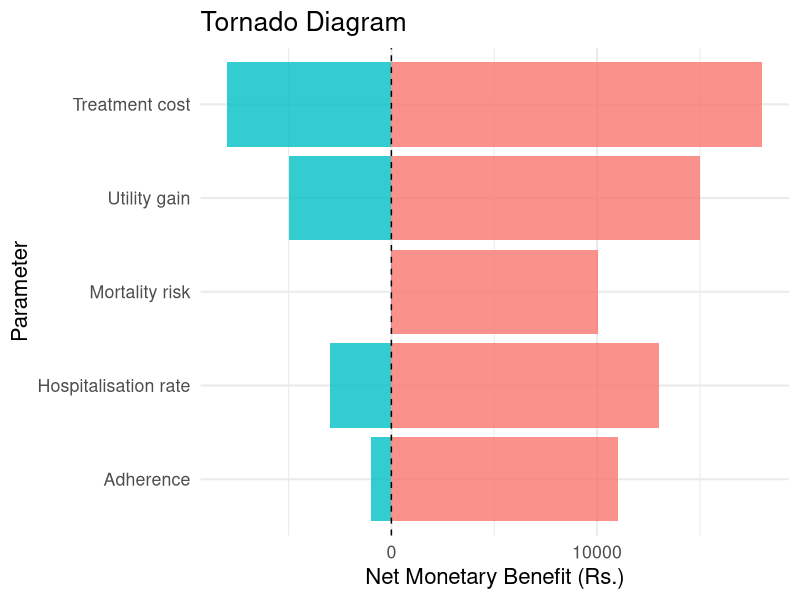
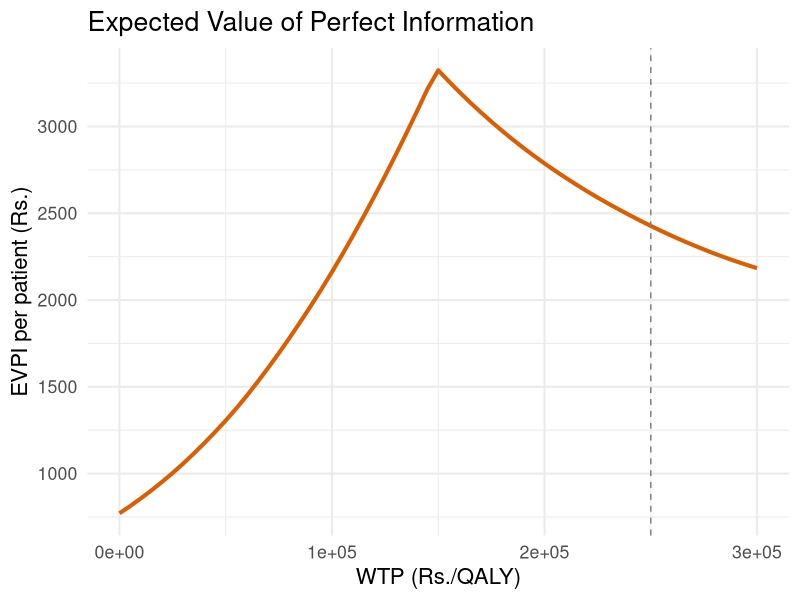
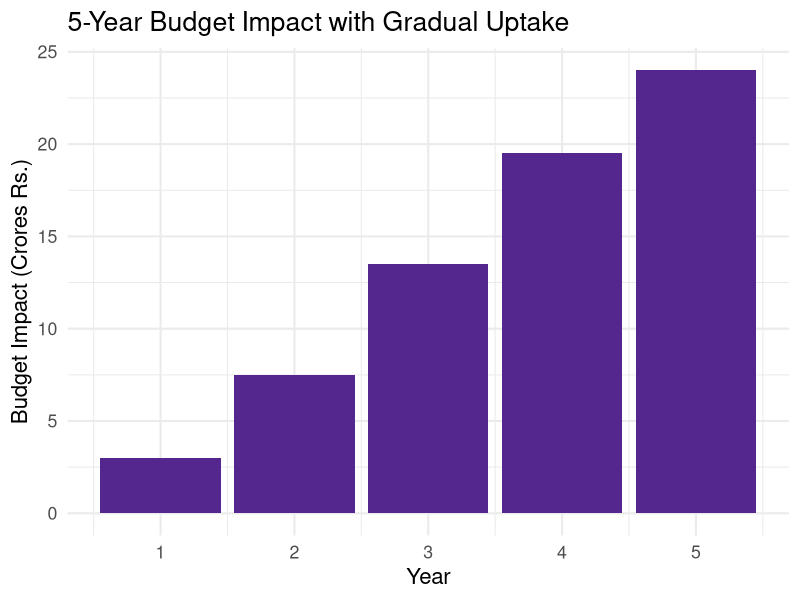

Write R code to recreate these figures, in order.
## ---- chunk 1
library(tidyverse)
set.seed(123)

n <- 5000
delta_qaly <- rnorm(n, mean=0.04, sd=0.03)
delta_cost <- rnorm(n, mean=6000, sd=7000)
psa <- tibble(delta_cost, delta_qaly)

lambda <- 250000
base_nmb <- lambda * mean(psa$delta_qaly) - mean(psa$delta_cost)

params <- tibble(
  param = c("Treatment cost", "Utility gain", "Hospitalisation rate", "Adherence", "Mortality risk"),
  low  = c(-12000, -9000, -7000, -5000, -4000),
  high = c( 14000,  11000,  9000,  7000,  6000)
) |>
  mutate(low_nmb  = base_nmb + low,
         high_nmb = base_nmb + high)

params_long <- params |>
  pivot_longer(cols = c(low_nmb, high_nmb), names_to = "type", values_to = "nmb")

ggplot(params_long, aes(nmb, reorder(param, nmb), fill = type)) +
  geom_col(position = "identity", alpha = .8) +
  geom_vline(xintercept = 0, linetype = "dashed") +
  labs(x = "Net Monetary Benefit (Rs.)",
       y = "Parameter",
       title = "Tornado Diagram") +
  theme_minimal(base_size = 16) +
  theme(legend.position = "none")
## ---- chunk 2
lambda_seq <- seq(0, 300000, 5000)

evpi <- map_df(lambda_seq, function(l) {
  nmb <- l * psa$delta_qaly - psa$delta_cost
  evpi_val <- mean(pmax(nmb, 0)) - max(mean(nmb), 0)
  tibble(wtp = l, evpi = evpi_val)
})

ggplot(evpi, aes(wtp, evpi)) +
  geom_line(linewidth = 1.4, colour = "#d95f02") +
  geom_vline(xintercept = 250000, linetype = "dashed", colour = "grey50") +
  labs(x = "WTP (Rs./QALY)",
       y = "EVPI per patient (Rs.)",
       title = "Expected Value of Perfect Information") +
  theme_minimal(base_size = 16)
## ---- chunk 3
years <- 1:5
uptake <- c(.10, .25, .45, .65, .80)
eligible <- 200000
cost_patient <- 1500

budget <- tibble(
  year = years,
  treated = eligible * uptake,
  annual_cost = treated * cost_patient
)

ggplot(budget, aes(year, annual_cost / 1e7)) +
  geom_col(fill = "#54278f") +
  labs(x = "Year",
       y = "Budget Impact (Crores Rs.)",
       title = "5-Year Budget Impact with Gradual Uptake") +
  theme_minimal(base_size = 16)
